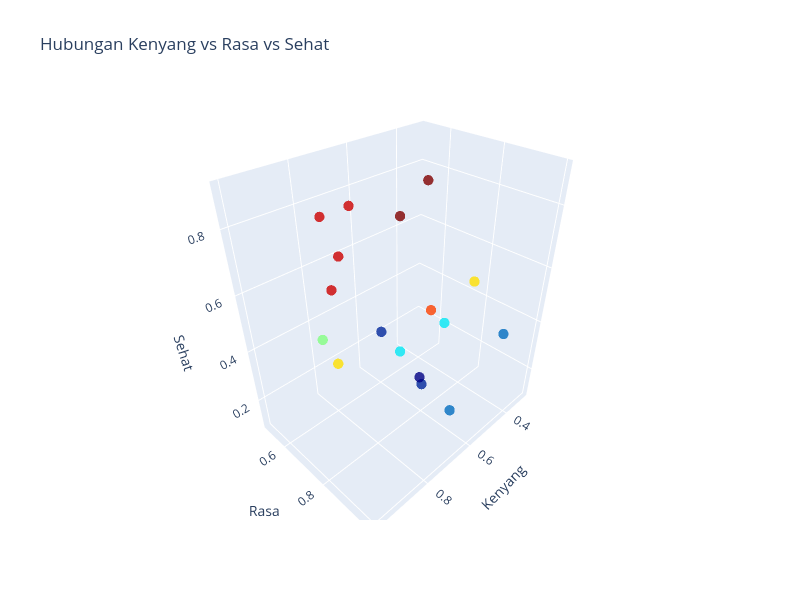

The cell this chart's notebook holds for it:
### Markdown cell above
# CHAT GPT
1. buat plot surface emang ga muncul output atau bagaimana? karena outputnya hanya <Figure size 640x480 with 0 Axes>?
-> Ahh iya, itu biasanya muncul kalau kamu langsung jalanin cell fig = plt.figure() tanpa diikuti plt.show(). Di kode yang aku kasih sebenarnya ada plt.show(), jadi hasil grafik surface pasti muncul. adi intinya: kalau kamu cuma dapat output <Figure ...>, itu bukan error, tapi artinya grafik belum ditampilkan.

### Code cell
import plotly.graph_objects as go

# Ambil data kenyang vs rasa vs sehat
X = makan["kenyang"]
Y = makan["rasa"]
Z = makan["sehat"]   # atau bisa pakai skor total simulasi kalau mau

fig = go.Figure(data=[go.Scatter3d(
    x=X, y=Y, z=Z,
    mode='markers',
    marker=dict(
        size=6,
        color=Z,                # warna sesuai skor sehat
        colorscale="Jet",
        opacity=0.8
    ),
    text=makan["makanan"]      # tampilkan nama makanan saat hover
)])

fig.update_layout(
    title="Hubungan Kenyang vs Rasa vs Sehat",
    scene=dict(
        xaxis_title="Kenyang",
        yaxis_title="Rasa",
        zaxis_title="Sehat"
    ),
    width=800,
    height=600
)

fig.show()

### Figure 1 — Plotly figure (JSON) as saved in the notebook; plotly's stock layout.template omitted (floating-point values rounded to 4 significant figures)
{"data": [{"marker": {"color": [0.5, 0.8, 0.6, 0.3, 0.4, 0.7, 0.2, 0.2, 0.9, 0.1, 0.3, 0.4, 0.8, 0.8, 0.8, 0.6, 0.9], "colorscale": [[0, "rgb(0,0,131)"], [0.2, "rgb(0,60,170)"], [0.4, "rgb(5,255,255)"], [0.6, "rgb(255,255,0)"], [0.8, "rgb(250,0,0)"], [1, "rgb(128,0,0)"]], "opacity": 0.8, "size": 6}, "mode": "markers", "text": ["ayamgeprek", "nasipadang", "mieayam", "bakso", "cireng", "nasigoreng", "seblak", "gorengan", "capcay", "mi instan", "roti", "nasi telur", "warteg", "tahutek", "nasipenyetan", "cilok", "kebab"], "type": "scatter3d", "x": [0.9, 1, 1, 0.7, 0.5, 0.8, 0.6, 0.5, 0.6, 0.5, 0.3, 0.7, 0.8, 0.7, 0.9, 0.5, 0.8], "y": [0.7, 0.9, 0.9, 1, 0.8, 1, 0.8, 0.5, 0.8, 0.7, 0.9, 0.8, 0.6, 0.6, 0.8, 0.9, 0.9], "z": [0.5, 0.8, 0.6, 0.3, 0.4, 0.7, 0.2, 0.2, 0.9, 0.1, 0.3, 0.4, 0.8, 0.8, 0.8, 0.6, 0.9]}], "layout": {"height": 600, "scene": {"xaxis": {"title": {"text": "Kenyang"}}, "yaxis": {"title": {"text": "Rasa"}}, "zaxis": {"title": {"text": "Sehat"}}}, "title": {"text": "Hubungan Kenyang vs Rasa vs Sehat"}, "width": 800}}
